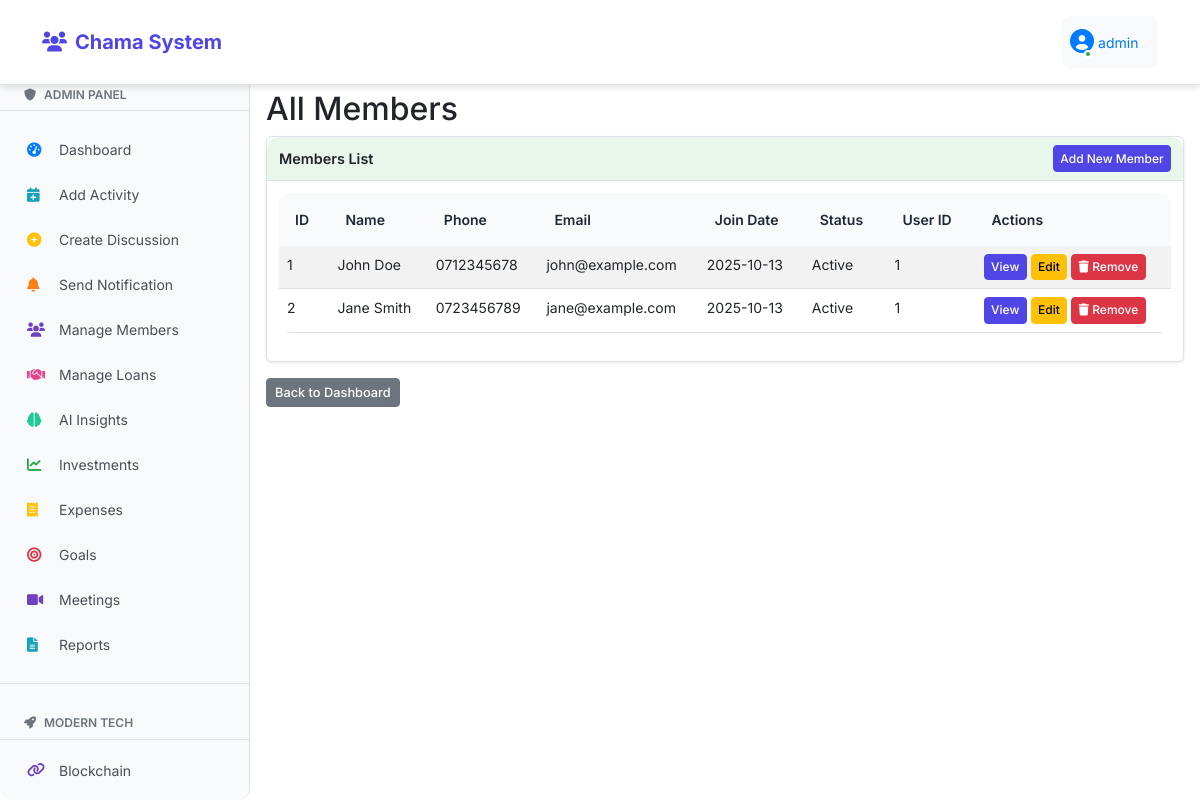
The app's page /admin/members (signed in), older data.
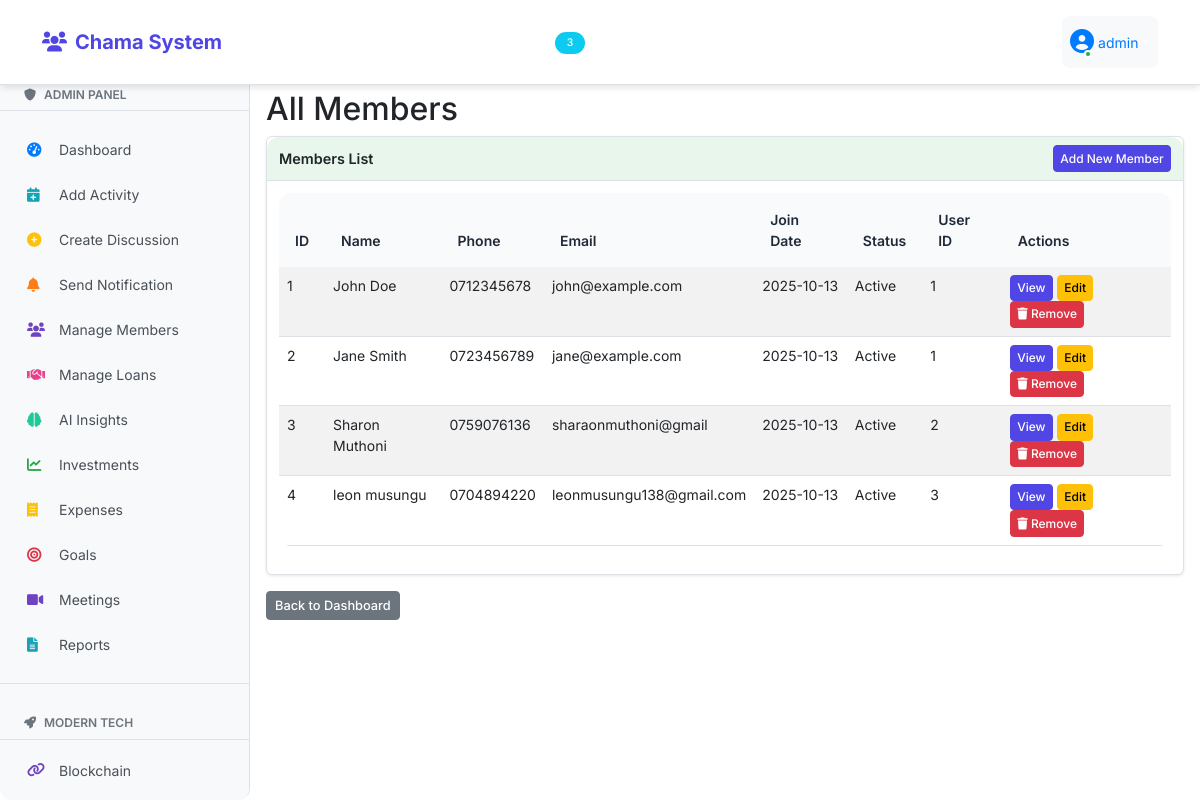
The same page, newer data.
### fixed_app.py (models this page shows, shortened)
class User(db.Model, UserMixin):
    id = db.Column(db.Integer, primary_key=True)
    username = db.Column(db.String(80), unique=True, nullable=False)
    password = db.Column(db.String(200), nullable=False)
    is_admin = db.Column(db.Boolean, default=False)
    last_seen = db.Column(db.DateTime, default=datetime.utcnow)
    is_online = db.Column(db.Boolean, default=False)
    members = db.relationship('Member', backref='user', lazy=True)

class Member(db.Model):
    id = db.Column(db.Integer, primary_key=True)
    name = db.Column(db.String(100), nullable=False)
    phone = db.Column(db.String(20), nullable=False, unique=True)
    email = db.Column(db.String(100))
    join_date = db.Column(db.DateTime, default=datetime.utcnow)
    status = db.Column(db.String(20), default='Active')
    user_id = db.Column(db.Integer, db.ForeignKey('user.id'))

### fixed_app.py (the view)
@app.route('/admin/members')
@login_required
@admin_required
def admin_members():
    members = Member.query.all()
    return render_template('admin/members.html', members=members)

### fixed_app.py (called while the page is built)
@login_manager.user_loader
def load_user(user_id):
    return db.session.get(User, int(user_id))

@app.context_processor
def inject_counts():
    if current_user.is_authenticated:
        unread_count = Notification.query.filter_by(user_id=current_user.id, is_read=False).count()
        discussion_count = Discussion.query.count()
        return dict(unread_notifications_count=unread_count, discussion_count=discussion_count)
    return dict(unread_notifications_count=0, discussion_count=0)

def admin_required(f):
    @wraps(f)
    def decorated_function(*args, **kwargs):
        if not current_user.is_admin:
            return render_template('access_denied.html'), 403
        return f(*args, **kwargs)
    return decorated_function

### templates/admin/members.html
{% extends "base.html" %}
{% block content %}
<h2>All Members</h2>
<div class="card">
    <div class="card-header d-flex justify-content-between align-items-center">
        <span>Members List</span>
        <a href="{{ url_for('add_member') }}" class="btn btn-primary btn-sm">Add New Member</a>
    </div>
    <div class="card-body">
        <table class="table table-striped">
            <thead>
                <tr>
                    <th>ID</th>
                    <th>Name</th>
                    <th>Phone</th>
                    <th>Email</th>
                    <th>Join Date</th>
                    <th>Status</th>
                    <th>User ID</th>
                    <th>Actions</th>
                </tr>
            </thead>
            <tbody>
                {% for member in members %}
                <tr>
                    <td>{{ member.id }}</td>
                    <td>{{ member.name }}</td>
                    <td>{{ member.phone }}</td>
                    <td>{{ member.email }}</td>
                    <td>{{ member.join_date.strftime('%Y-%m-%d') }}</td>
                    <td>{{ member.status }}</td>
                    <td>{{ member.user_id }}</td>
                    <td>
                        <a href="#" class="btn btn-sm btn-primary">View</a>
                        <a href="#" class="btn btn-sm btn-warning">Edit</a>
                        <a href="{{ url_for('remove_member', member_id=member.id) }}"
                           class="btn btn-sm btn-danger"
                           onclick="return confirm('Are you sure you want to remove {{ member.name }} from the chama? Their user account will be preserved.')">
                            <i class="fas fa-trash"></i> Remove
                        </a>
                    </td>
                </tr>
                {% else %}
                <tr>
                    <td colspan="8" class="text-center">No members found</td>
                </tr>
                {% endfor %}
            </tbody>
        </table>
    </div>
</div>
<div class="mt-3">
    <a href="{{ url_for('admin_dashboard') }}" class="btn btn-secondary">Back to Dashboard</a>
</div>
{% endblock %}

### templates/base.html (shortened to what this page needs)
<!DOCTYPE html>
<html lang="en">
<head>
    <link href="https://cdn.jsdelivr.net/npm/bootstrap@5.3.0-alpha1/dist/css/bootstrap.min.css" rel="stylesheet">
    <link rel="stylesheet" href="https://cdnjs.cloudflare.com/ajax/libs/font-awesome/6.0.0/css/all.min.css">
    <link rel="stylesheet" href="{{ url_for('static', filename='responsive.css') }}">
    <link rel="stylesheet" href="{{ url_for('static', filename='mobile-features.css') }}">
    <link rel="stylesheet" href="{{ url_for('static', filename='modern-ui.css') }}">
</head>
<body>
    {% include 'navbar.html' %}
    {% if current_user.is_authenticated %}
    <div class="sidebar" id="sidebar">
        {% if current_user.is_admin %}
        <div class="sidebar-header">
            <h6><i class="fas fa-shield-alt me-2"></i>Admin Panel</h6>
        </div>
        <nav class="sidebar-nav">
            <a href="{{ url_for('admin_dashboard') }}" class="sidebar-link {% if request.endpoint == 'admin_dashboard' %}active{% endif %}">
                <i class="fas fa-tachometer-alt"></i>
                <span>Dashboard</span>
            </a>
            <a href="{{ url_for('add_activity') }}" class="sidebar-link">
                <i class="fas fa-calendar-plus"></i>
                <span>Add Activity</span>
            </a>
            <a href="{{ url_for('create_discussion') }}" class="sidebar-link">
                <i class="fas fa-plus-circle"></i>
                <span>Create Discussion</span>
            </a>
            <a href="{{ url_for('send_notification') }}" class="sidebar-link">
                <i class="fas fa-bell"></i>
                <span>Send Notification</span>
            </a>
            <a href="{{ url_for('admin_members') }}" class="sidebar-link">
                <i class="fas fa-users"></i>
                <span>Manage Members</span>
            </a>
            <a href="{{ url_for('admin_loan_requests') }}" class="sidebar-link">
                <i class="fas fa-handshake"></i>
                <span>Manage Loans</span>
            </a>
            <a href="{{ url_for('admin_ai_insights') }}" class="sidebar-link">
                <i class="fas fa-brain"></i>
                <span>AI Insights</span>
            </a>
            <a href="{{ url_for('investments') }}" class="sidebar-link">
                <i class="fas fa-chart-line"></i>
                <span>Investments</span>
            </a>
            <a href="{{ url_for('expenses') }}" class="sidebar-link">
                <i class="fas fa-receipt"></i>
                <span>Expenses</span>
            </a>
            <a href="{{ url_for('goals') }}" class="sidebar-link">
                <i class="fas fa-bullseye"></i>
                <span>Goals</span>
            </a>
            <a href="{{ url_for('meetings') }}" class="sidebar-link">
                <i class="fas fa-video"></i>
                <span>Meetings</span>
            </a>
            <a href="{{ url_for('reports') }}" class="sidebar-link">
                <i class="fas fa-file-alt"></i>
                <span>Reports</span>
            </a>
            <div class="sidebar-divider"></div>
            <div class="sidebar-header">
                <h6><i class="fas fa-rocket me-2"></i>Modern Tech</h6>
            </div>
            <a href="{{ url_for('blockchain_explorer') }}" class="sidebar-link">
                <i class="fas fa-link"></i>
                <span>Blockchain</span>
            </a>
            <a href="{{ url_for('ai_insights') }}" class="sidebar-link">
            </a>
        </nav>
        {% endif %}
    </div>
    {% endif %}
    <div class="main-content {% if current_user.is_authenticated %}with-sidebar{% endif %}">
        <div class="container-fluid px-2 px-md-3">
            {% block content %}{% endblock %}
        </div>
    </div>
</body>
</html>

### templates/navbar.html (shortened to what this page needs)
<nav class="navbar navbar-expand-lg navbar-dark bg-primary">
    <div class="container">
        <a class="navbar-brand" href="{{ url_for('index') }}">
            <i class="fas fa-users me-2"></i>Chama System
        </a>
        <div class="collapse navbar-collapse" id="navbarNav">
            {% if current_user.is_authenticated %}
            <ul class="navbar-nav me-auto">
                <li class="nav-item">
                    <a class="nav-link {% if request.path == url_for('index') %}active{% endif %}" href="{{ url_for('index') }}">
                        <i class="fas fa-home me-1"></i>Home
                    </a>
                </li>
                <li class="nav-item">
                    <a class="nav-link {% if request.path == url_for('contributions') %}active{% endif %}" href="{{ url_for('contributions') }}">
                        <i class="fas fa-money-bill-wave me-1"></i>Contributions
                    </a>
                </li>
                <li class="nav-item">
                    <a class="nav-link {% if request.path == url_for('discussions') %}active{% endif %}" href="{{ url_for('discussions') }}">
                        <i class="fas fa-comments me-1"></i>Discussions
                        {% if discussion_count > 0 %}
                            <span class="badge bg-info rounded-pill ms-1">{{ discussion_count }}</span>
                        {% endif %}
                    </a>
                </li>
                <li class="nav-item dropdown">
                    <a class="nav-link dropdown-toggle" href="#" id="menuDropdown" role="button" data-bs-toggle="dropdown">
                        <i class="fas fa-bars me-1"></i>Menu
                    </a>
                </li>
                {% if current_user.is_admin %}
                <li class="nav-item dropdown">
                    <a class="nav-link dropdown-toggle" href="#" id="adminDropdown" role="button" data-bs-toggle="dropdown">
                        <i class="fas fa-shield-alt me-1"></i>Admin
                    </a>
                </li>
                {% endif %}
            </ul>
            <ul class="navbar-nav">
                <li class="nav-item dropdown">
                    <a class="nav-link dropdown-toggle user-dropdown" href="#" id="navbarDropdown" role="button"
                       data-bs-toggle="dropdown" aria-expanded="false">
                        <div class="user-avatar">
                            <i class="fas fa-user-circle"></i>
                            <span class="online-dot"></span>
                        </div>
                        <span class="ms-1" style="color: #007bff;">{{ current_user.username }}</span>
                    </a>
                </li>
            </ul>
            {% endif %}
        </div>
    </div>
</nav>

### static/modern-ui.css (style rules this page uses)
:root { --primary: #4f46e5; --secondary: #6b7280; --success: #10b981; --warning: #f59e0b; --danger: #ef4444; --info: #3b82f6; --light: #f8fafc; --dark: #1f2937; --border-radius: 12px; --shadow: 0 4px 6px -1px rgba(0, 0, 0, 0.1); --shadow-lg: 0 10px 15px -3px rgba(0, 0, 0, 0.1); }
body { font-family: 'Inter', -apple-system, BlinkMacSystemFont, sans-serif; background: white; min-height: 100vh; }
.card { border: none; border-radius: var(--border-radius); box-shadow: var(--shadow); transition: all 0.3s ease; }
.card-header { background: white; border-bottom: 1px solid #e5e7eb; border-radius: var(--border-radius) var(--border-radius) 0 0 !important; padding: 1.25rem; }
.card-body { padding: 1.5rem; }
.btn { border-radius: 8px; font-weight: 500; padding: 0.5rem 1rem; transition: all 0.2s ease; }
.btn-primary { background: var(--primary); border-color: var(--primary); }
.navbar { background: white !important; box-shadow: var(--shadow); padding: 1rem 0; }
.navbar-brand { font-weight: 700; color: var(--primary) !important; }
.sidebar { background: white; border-radius: var(--border-radius); padding: 1.5rem; margin-bottom: 1.5rem; }
.table { border-radius: var(--border-radius); overflow: hidden; }
.table thead th { background: var(--light); border: none; font-weight: 600; color: var(--dark); padding: 1rem; }
.badge { border-radius: 6px; font-weight: 500; padding: 0.375rem 0.75rem; }

### templates/base.html (style rules this page uses)
body { background-color: white; font-size: 14px; }
.navbar { position: fixed; top: 0; left: 0; right: 0; z-index: 1030; margin-bottom: 0; background-color: white !important; border-bottom: 1px solid #dee2e6; }
.card-header.bg-primary, .bg-primary { background-color: white !important; color: #333 !important; border-bottom: 1px solid #dee2e6; }
.user-dropdown { background-color: #f8f9fa !important; border-radius: 8px; padding: 0.5rem 1rem; }
body { padding-top: 70px; }
.sidebar { position: fixed; top: 56px; left: 0; width: 250px; height: calc(100vh - 56px); background: #f8f9fa; border-right: 1px solid #dee2e6; z-index: 1000; overflow-y: auto; padding: 1rem 0; }
.sidebar-header { padding: 1rem 1.5rem 0.5rem; border-bottom: 1px solid #dee2e6; margin-bottom: 0.5rem; }
.sidebar-header h6 { color: #6c757d; font-size: 0.75rem; text-transform: uppercase; font-weight: 600; margin: 0; }
.sidebar-nav { padding: 0.5rem 0; }
.sidebar-link { display: flex; align-items: center; padding: 0.75rem 1.5rem; color: #495057; text-decoration: none; transition: all 0.2s ease; border-left: 3px solid transparent; }
.sidebar-link i { width: 20px; margin-right: 0.75rem; font-size: 0.9rem; }
.sidebar-link .fa-tachometer-alt { color: #007bff; }
.sidebar-link .fa-calendar-plus { color: #17a2b8; }
.sidebar-link .fa-plus-circle { color: #ffc107; }
.sidebar-link .fa-bell { color: #fd7e14; }
.sidebar-link .fa-users { color: #6f42c1; }
.sidebar-link .fa-handshake { color: #e83e8c; }
.sidebar-link .fa-brain { color: #20c997; }
.sidebar-link .fa-chart-line { color: #28a745; }
.sidebar-link .fa-receipt { color: #ffc107; }
.sidebar-link .fa-bullseye { color: #dc3545; }
.sidebar-link .fa-video { color: #6f42c1; }
.sidebar-link .fa-file-alt { color: #17a2b8; }
.sidebar-link .fa-link { color: #6f42c1; }
.sidebar-divider { height: 1px; background-color: #dee2e6; margin: 1rem 0; }
.main-content { margin-left: 0; padding-top: 20px; }
.main-content.with-sidebar { margin-left: 250px; }
.btn { padding: 0.25rem 0.5rem; font-size: 0.8rem; min-height: auto; border-radius: 0.25rem; }
.btn-sm { padding: 0.2rem 0.4rem; font-size: 0.75rem; }
.card { border-radius: 0.375rem !important; border: 1px solid #dee2e6; margin-bottom: 0.75rem; box-shadow: 0 1px 3px rgba(0,0,0,0.1); max-width: 400px; }
.container-fluid .card, .main-content .card:not(.auth-card) { max-width: 100%; }
.card-body { padding: 0.75rem; }
.card-header { padding: 0.5rem 0.75rem; background-color: #f8f9fa; border-bottom: 1px solid #dee2e6; font-weight: 600; font-size: 0.9rem; }
.card-header:nth-child(1) { background-color: rgba(0,123,255,0.1); }
.card:nth-child(2) .card-header { background-color: rgba(40,167,69,0.1); }

### templates/navbar.html (style rules this page uses)
.user-dropdown { display: flex; align-items: center; }
.user-avatar { position: relative; display: inline-block; color: #007bff; font-size: 1.5rem; }
.online-dot { position: absolute; bottom: 2px; right: 2px; width: 8px; height: 8px; background-color: #28a745; border: 2px solid white; border-radius: 50%; animation: pulse-dot 2s infinite; }

Row changes from the older to the newer data that the page shows:
added Member: id "3", name "Sharon Muthoni", phone "0759076136", email "sharaonmuthoni@gmail", join_date "2025-10-13", status "Active", user_id "2"
added Member: id "4", name "leon musungu", phone "0704894220", email "leonmusungu138@gmail.com", join_date "2025-10-13", status "Active", user_id "3"
Text that changed along with them:
{{ discussion_count }}: (not shown) → "3"
